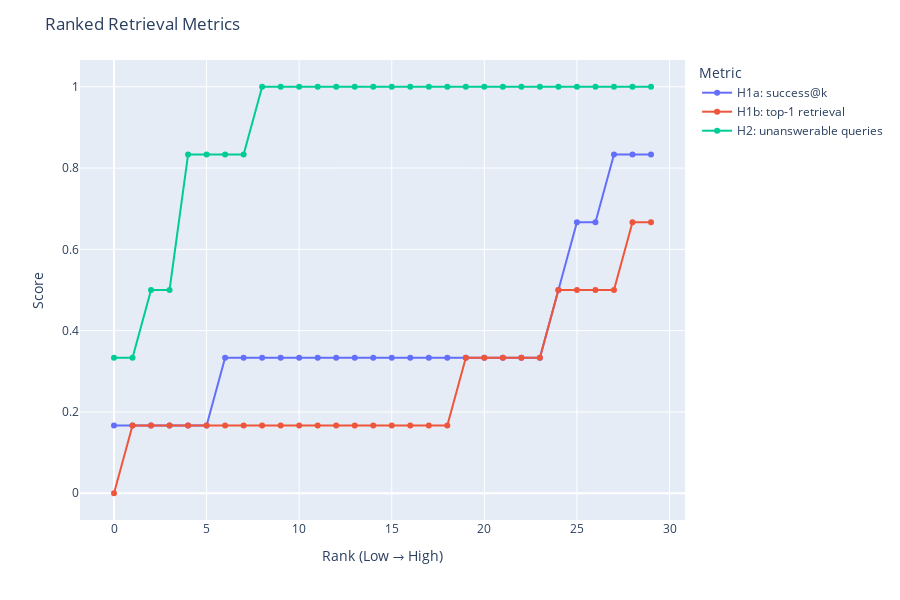

Notebook cell for this chart:
### Markdown cell above
# plotly plots shows general H1a , H2a,H2

### Code cell
import plotly.express as px
import pandas as pd

df = df_results.copy()

# -----------------------------------------
# Rename metrics before melting (cleanest)
# -----------------------------------------
rename_map = {
    "H1a": "H1a: success@k",
    "H1b": "H1b: top-1 retrieval",
    "H2": "H2: unanswerable queries"
}

df = df.rename(columns=rename_map)

df_long = df.melt(
    id_vars=["K_BM25", "boost_weight", "K_SEMANTIC", "RRF_K", 
             "TOP_AFTER_RRF", "score_threshold", "TOP_FINAL"],
    value_vars=list(rename_map.values()),
    var_name="Metric",
    value_name="Score"
)

# -------------------------
# Rank within each metric
# -------------------------
df_long["Rank"] = df_long.groupby("Metric")["Score"].rank(method="first") - 1
df_long = df_long.sort_values(["Metric", "Rank"])

# -------------------------
# Build hover text
# -------------------------
df_long["hover_text"] = (
    "Metric: " + df_long["Metric"].astype(str) +
    "<br>Score: " + df_long["Score"].round(3).astype(str) +
    "<br><br><b>Config:</b>" +
    "<br>K_BM25: " + df_long["K_BM25"].astype(str) +
    "<br>boost_weight: " + df_long["boost_weight"].astype(str) +
    "<br>K_SEMANTIC: " + df_long["K_SEMANTIC"].astype(str) +
    "<br>RRF_K: " + df_long["RRF_K"].astype(str) +
    "<br>TOP_AFTER_RRF: " + df_long["TOP_AFTER_RRF"].astype(str) +
    "<br>score_threshold: " + df_long["score_threshold"].astype(str) +
    "<br>TOP_FINAL: " + df_long["TOP_FINAL"].astype(str)
)

fig = px.line(
    df_long,
    x="Rank",
    y="Score",
    color="Metric",
    markers=True,
    hover_name="Metric",
    hover_data={"hover_text": True, "Score": False},
)

# Attach hover text
fig.update_traces(hovertemplate="%{customdata[0]}")
fig.for_each_trace(
    lambda t: t.update(
        customdata=df_long[df_long["Metric"] == t.name][["hover_text"]].to_numpy()
    )
)

fig.update_layout(
    title="Ranked Retrieval Metrics",
    xaxis_title="Rank (Low → High)",
    yaxis_title="Score",
    height=600
)

fig.show()

### Figure 1 — Plotly figure (JSON) as saved in the notebook; plotly's stock layout.template omitted (floating-point values rounded to 4 significant figures)
{"data": [{"customdata": [["Metric: H1a: success@k<br>Score: 0.167<br><br><b>Config:</b><br>K_BM25: 20<br>boost_weight: 3.0<br>K_SEMANTIC: 10<br>RRF_K: 10<br>TOP_AFTER_RRF: 40<br>score_threshold: 2.5<br>TOP_FINAL: 1"], ["Metric: H1a: success@k<br>Score: 0.167<br><br><b>Config:</b><br>K_BM25: 5<br>boost_weight: 3.0<br>K_SEMANTIC: 20<br>RRF_K: 120<br>TOP_AFTER_RRF: 10<br>score_threshold: 3.0<br>TOP_FINAL: 1"], ["Metric: H1a: success@k<br>Score: 0.167<br><br><b>Config:</b><br>K_BM25: 10<br>boost_weight: 0.0<br>K_SEMANTIC: 20<br>RRF_K: 10<br>TOP_AFTER_RRF: 40<br>score_threshold: 3.0<br>TOP_FINAL: 3"], ["Metric: H1a: success@k<br>Score: 0.167<br><br><b>Config:</b><br>K_BM25: 5<br>boost_weight: 1.0<br>K_SEMANTIC: 20<br>RRF_K: 10<br>TOP_AFTER_RRF: 40<br>score_threshold: 2.5<br>TOP_FINAL: 1"], ["Metric: H1a: success@k<br>Score: 0.167<br><br><b>Config:</b><br>K_BM25: 20<br>boost_weight: 3.0<br>K_SEMANTIC: 10<br>RRF_K: 60<br>TOP_AFTER_RRF: 10<br>score_threshold: 2.5<br>TOP_FINAL: 1"], ["Metric: H1a: success@k<br>Score: 0.167<br><br><b>Config:</b><br>K_BM25: 20<br>boost_weight: 1.0<br>K_SEMANTIC: 5<br>RRF_K: 60<br>TOP_AFTER_RRF: 10<br>score_threshold: 2.0<br>TOP_FINAL: 1"], ["Metric: H1a: success@k<br>Score: 0.333<br><br><b>Config:</b><br>K_BM25: 20<br>boost_weight: 1.0<br>K_SEMANTIC: 5<br>RRF_K: 60<br>TOP_AFTER_RRF: 20<br>score_threshold: 3.0<br>TOP_FINAL: 1"], ["Metric: H1a: success@k<br>Score: 0.333<br><br><b>Config:</b><br>K_BM25: 5<br>boost_weight: 5.0<br>K_SEMANTIC: 20<br>RRF_K: 120<br>TOP_AFTER_RRF: 20<br>score_threshold: 2.5<br>TOP_FINAL: 5"], ["Metric: H1a: success@k<br>Score: 0.333<br><br><b>Config:</b><br>K_BM25: 5<br>boost_weight: 3.0<br>K_SEMANTIC: 20<br>RRF_K: 10<br>TOP_AFTER_RRF: 40<br>score_threshold: 2.0<br>TOP_FINAL: 5"], ["Metric: H1a: success@k<br>Score: 0.333<br><br><b>Config:</b><br>K_BM25: 5<br>boost_weight: 5.0<br>K_SEMANTIC: 10<br>RRF_K: 120<br>TOP_AFTER_RRF: 20<br>score_threshold: 2.5<br>TOP_FINAL: 1"], ["Metric: H1a: success@k<br>Score: 0.333<br><br><b>Config:</b><br>K_BM25: 10<br>boost_weight: 0.0<br>K_SEMANTIC: 5<br>RRF_K: 120<br>TOP_AFTER_RRF: 20<br>score_threshold: 2.0<br>TOP_FINAL: 5"], ["Metric: H1a: success@k<br>Score: 0.333<br><br><b>Config:</b><br>K_BM25: 10<br>boost_weight: 0.0<br>K_SEMANTIC: 20<br>RRF_K: 120<br>TOP_AFTER_RRF: 40<br>score_threshold: 0.0<br>TOP_FINAL: 1"], ["Metric: H1a: success@k<br>Score: 0.333<br><br><b>Config:</b><br>K_BM25: 5<br>boost_weight: 5.0<br>K_SEMANTIC: 5<br>RRF_K: 60<br>TOP_AFTER_RRF: 10<br>score_threshold: 0.0<br>TOP_FINAL: 5"], ["Metric: H1a: success@k<br>Score: 0.333<br><br><b>Config:</b><br>K_BM25: 5<br>boost_weight: 3.0<br>K_SEMANTIC: 20<br>RRF_K: 10<br>TOP_AFTER_RRF: 20<br>score_threshold: 2.0<br>TOP_FINAL: 3"], ["Metric: H1a: success@k<br>Score: 0.333<br><br><b>Config:</b><br>K_BM25: 10<br>boost_weight: 3.0<br>K_SEMANTIC: 10<br>RRF_K: 60<br>TOP_AFTER_RRF: 10<br>score_threshold: 1.5<br>TOP_FINAL: 3"], ["Metric: H1a: success@k<br>Score: 0.333<br><br><b>Config:</b><br>K_BM25: 20<br>boost_weight: 3.0<br>K_SEMANTIC: 10<br>RRF_K: 120<br>TOP_AFTER_RRF: 20<br>score_threshold: 2.0<br>TOP_FINAL: 3"], ["Metric: H1a: success@k<br>Score: 0.333<br><br><b>Config:</b><br>K_BM25: 10<br>boost_weight: 1.0<br>K_SEMANTIC: 10<br>RRF_K: 120<br>TOP_AFTER_RRF: 40<br>score_threshold: 2.0<br>TOP_FINAL: 3"], ["Metric: H1a: success@k<br>Score: 0.333<br><br><b>Config:</b><br>K_BM25: 10<br>boost_weight: 1.0<br>K_SEMANTIC: 5<br>RRF_K: 10<br>TOP_AFTER_RRF: 10<br>score_threshold: 2.0<br>TOP_FINAL: 3"], ["Metric: H1a: success@k<br>Score: 0.333<br><br><b>Config:</b><br>K_BM25: 10<br>boost_weight: 1.0<br>K_SEMANTIC: 20<br>RRF_K: 10<br>TOP_AFTER_RRF: 20<br>score_threshold: 3.0<br>TOP_FINAL: 3"], ["Metric: H1a: success@k<br>Score: 0.333<br><br><b>Config:</b><br>K_BM25: 20<br>boost_weight: 5.0<br>K_SEMANTIC: 20<br>RRF_K: 10<br>TOP_AFTER_RRF: 40<br>score_threshold: 2.5<br>TOP_FINAL: 3"], ["Metric: H1a: success@k<br>Score: 0.333<br><br><b>Config:</b><br>K_BM25: 10<br>boost_weight: 1.0<br>K_SEMANTIC: 10<br>RRF_K: 120<br>TOP_AFTER_RRF: 20<br>score_threshold: 2.5<br>TOP_FINAL: 5"], ["Metric: H1a: success@k<br>Score: 0.333<br><br><b>Config:</b><br>K_BM25: 5<br>boost_weight: 3.0<br>K_SEMANTIC: 5<br>RRF_K: 60<br>TOP_AFTER_RRF: 20<br>score_threshold: 2.0<br>TOP_FINAL: 3"], ["Metric: H1a: success@k<br>Score: 0.333<br><br><b>Config:</b><br>K_BM25: 10<br>boost_weight: 1.0<br>K_SEMANTIC: 20<br>RRF_K: 60<br>TOP_AFTER_RRF: 40<br>score_threshold: 2.5<br>TOP_FINAL: 5"], ["Metric: H1a: success@k<br>Score: 0.333<br><br><b>Config:</b><br>K_BM25: 10<br>boost_weight: 0.0<br>K_SEMANTIC: 10<br>RRF_K: 60<br>TOP_AFTER_RRF: 40<br>score_threshold: 3.0<br>TOP_FINAL: 3"], ["Metric: H1a: success@k<br>Score: 0.5<br><br><b>Config:</b><br>K_BM25: 20<br>boost_weight: 3.0<br>K_SEMANTIC: 10<br>RRF_K: 60<br>TOP_AFTER_RRF: 40<br>score_threshold: 0.0<br>TOP_FINAL: 1"], ["Metric: H1a: success@k<br>Score: 0.667<br><br><b>Config:</b><br>K_BM25: 5<br>boost_weight: 1.0<br>K_SEMANTIC: 20<br>RRF_K: 120<br>TOP_AFTER_RRF: 10<br>score_threshold: -3.0<br>TOP_FINAL: 1"], ["Metric: H1a: success@k<br>Score: 0.667<br><br><b>Config:</b><br>K_BM25: 10<br>boost_weight: 5.0<br>K_SEMANTIC: 5<br>RRF_K: 120<br>TOP_AFTER_RRF: 10<br>score_threshold: -1.0<br>TOP_FINAL: 1"], ["Metric: H1a: success@k<br>Score: 0.833<br><br><b>Config:</b><br>K_BM25: 5<br>boost_weight: 1.0<br>K_SEMANTIC: 10<br>RRF_K: 120<br>TOP_AFTER_RRF: 40<br>score_threshold: -3.0<br>TOP_FINAL: 3"], ["Metric: H1a: success@k<br>Score: 0.833<br><br><b>Config:</b><br>K_BM25: 10<br>boost_weight: 5.0<br>K_SEMANTIC: 5<br>RRF_K: 120<br>TOP_AFTER_RRF: 10<br>score_threshold: -3.0<br>TOP_FINAL: 5"], ["Metric: H1a: success@k<br>Score: 0.833<br><br><b>Config:</b><br>K_BM25: 20<br>boost_weight: 0.0<br>K_SEMANTIC: 5<br>RRF_K: 60<br>TOP_AFTER_RRF: 10<br>score_threshold: -3.0<br>TOP_FINAL: 5"]], "hovertemplate": "%{customdata[0]}", "hovertext": ["H1a: success@k", "H1a: success@k", "H1a: success@k", "H1a: success@k", "H1a: success@k", "H1a: success@k", "H1a: success@k", "H1a: success@k", "H1a: success@k", "H1a: success@k", "H1a: success@k", "H1a: success@k", "H1a: success@k", "H1a: success@k", "H1a: success@k", "H1a: success@k", "H1a: success@k", "H1a: success@k", "H1a: success@k", "H1a: success@k", "H1a: success@k", "H1a: success@k", "H1a: success@k", "H1a: success@k", "H1a: success@k", "H1a: success@k", "H1a: success@k", "H1a: success@k", "H1a: success@k", "H1a: success@k"], "legendgroup": "H1a: success@k", "line": {"color": "#636efa", "dash": "solid"}, "marker": {"symbol": "circle"}, "mode": "lines+markers", "name": "H1a: success@k", "orientation": "v", "showlegend": true, "type": "scatter", "x": [0.0, 1.0, 2.0, 3.0, 4.0, 5.0, 6.0, 7.0, 8.0, 9.0, 10.0, 11.0, 12.0, 13.0, 14.0, 15.0, 16.0, 17.0, 18.0, 19.0, 20.0, 21.0, 22.0, 23.0, 24.0, 25.0, 26.0, 27.0, 28.0, 29.0], "xaxis": "x", "y": [0.1667, 0.1667, 0.1667, 0.1667, 0.1667, 0.1667, 0.3333, 0.3333, 0.3333, 0.3333, 0.3333, 0.3333, 0.3333, 0.3333, 0.3333, 0.3333, 0.3333, 0.3333, 0.3333, 0.3333, 0.3333, 0.3333, 0.3333, 0.3333, 0.5, 0.6667, 0.6667, 0.8333, 0.8333, 0.8333], "yaxis": "y"}, {"customdata": [["Metric: H1b: top-1 retrieval<br>Score: 0.0<br><br><b>Config:</b><br>K_BM25: 10<br>boost_weight: 0.0<br>K_SEMANTIC: 20<br>RRF_K: 10<br>TOP_AFTER_RRF: 40<br>score_threshold: 3.0<br>TOP_FINAL: 3"], ["Metric: H1b: top-1 retrieval<br>Score: 0.167<br><br><b>Config:</b><br>K_BM25: 20<br>boost_weight: 3.0<br>K_SEMANTIC: 10<br>RRF_K: 10<br>TOP_AFTER_RRF: 40<br>score_threshold: 2.5<br>TOP_FINAL: 1"], ["Metric: H1b: top-1 retrieval<br>Score: 0.167<br><br><b>Config:</b><br>K_BM25: 5<br>boost_weight: 3.0<br>K_SEMANTIC: 20<br>RRF_K: 10<br>TOP_AFTER_RRF: 40<br>score_threshold: 2.0<br>TOP_FINAL: 5"], ["Metric: H1b: top-1 retrieval<br>Score: 0.167<br><br><b>Config:</b><br>K_BM25: 10<br>boost_weight: 0.0<br>K_SEMANTIC: 5<br>RRF_K: 120<br>TOP_AFTER_RRF: 20<br>score_threshold: 2.0<br>TOP_FINAL: 5"], ["Metric: H1b: top-1 retrieval<br>Score: 0.167<br><br><b>Config:</b><br>K_BM25: 5<br>boost_weight: 3.0<br>K_SEMANTIC: 20<br>RRF_K: 120<br>TOP_AFTER_RRF: 10<br>score_threshold: 3.0<br>TOP_FINAL: 1"], ["Metric: H1b: top-1 retrieval<br>Score: 0.167<br><br><b>Config:</b><br>K_BM25: 5<br>boost_weight: 5.0<br>K_SEMANTIC: 5<br>RRF_K: 60<br>TOP_AFTER_RRF: 10<br>score_threshold: 0.0<br>TOP_FINAL: 5"], ["Metric: H1b: top-1 retrieval<br>Score: 0.167<br><br><b>Config:</b><br>K_BM25: 5<br>boost_weight: 3.0<br>K_SEMANTIC: 20<br>RRF_K: 10<br>TOP_AFTER_RRF: 20<br>score_threshold: 2.0<br>TOP_FINAL: 3"], ["Metric: H1b: top-1 retrieval<br>Score: 0.167<br><br><b>Config:</b><br>K_BM25: 10<br>boost_weight: 3.0<br>K_SEMANTIC: 10<br>RRF_K: 60<br>TOP_AFTER_RRF: 10<br>score_threshold: 1.5<br>TOP_FINAL: 3"], ["Metric: H1b: top-1 retrieval<br>Score: 0.167<br><br><b>Config:</b><br>K_BM25: 20<br>boost_weight: 3.0<br>K_SEMANTIC: 10<br>RRF_K: 120<br>TOP_AFTER_RRF: 20<br>score_threshold: 2.0<br>TOP_FINAL: 3"], ["Metric: H1b: top-1 retrieval<br>Score: 0.167<br><br><b>Config:</b><br>K_BM25: 5<br>boost_weight: 1.0<br>K_SEMANTIC: 20<br>RRF_K: 10<br>TOP_AFTER_RRF: 40<br>score_threshold: 2.5<br>TOP_FINAL: 1"], ["Metric: H1b: top-1 retrieval<br>Score: 0.167<br><br><b>Config:</b><br>K_BM25: 10<br>boost_weight: 1.0<br>K_SEMANTIC: 10<br>RRF_K: 120<br>TOP_AFTER_RRF: 40<br>score_threshold: 2.0<br>TOP_FINAL: 3"], ["Metric: H1b: top-1 retrieval<br>Score: 0.167<br><br><b>Config:</b><br>K_BM25: 20<br>boost_weight: 3.0<br>K_SEMANTIC: 10<br>RRF_K: 60<br>TOP_AFTER_RRF: 10<br>score_threshold: 2.5<br>TOP_FINAL: 1"], ["Metric: H1b: top-1 retrieval<br>Score: 0.167<br><br><b>Config:</b><br>K_BM25: 10<br>boost_weight: 1.0<br>K_SEMANTIC: 5<br>RRF_K: 10<br>TOP_AFTER_RRF: 10<br>score_threshold: 2.0<br>TOP_FINAL: 3"], ["Metric: H1b: top-1 retrieval<br>Score: 0.167<br><br><b>Config:</b><br>K_BM25: 10<br>boost_weight: 1.0<br>K_SEMANTIC: 20<br>RRF_K: 10<br>TOP_AFTER_RRF: 20<br>score_threshold: 3.0<br>TOP_FINAL: 3"], ["Metric: H1b: top-1 retrieval<br>Score: 0.167<br><br><b>Config:</b><br>K_BM25: 10<br>boost_weight: 1.0<br>K_SEMANTIC: 10<br>RRF_K: 120<br>TOP_AFTER_RRF: 20<br>score_threshold: 2.5<br>TOP_FINAL: 5"], ["Metric: H1b: top-1 retrieval<br>Score: 0.167<br><br><b>Config:</b><br>K_BM25: 5<br>boost_weight: 3.0<br>K_SEMANTIC: 5<br>RRF_K: 60<br>TOP_AFTER_RRF: 20<br>score_threshold: 2.0<br>TOP_FINAL: 3"], ["Metric: H1b: top-1 retrieval<br>Score: 0.167<br><br><b>Config:</b><br>K_BM25: 10<br>boost_weight: 1.0<br>K_SEMANTIC: 20<br>RRF_K: 60<br>TOP_AFTER_RRF: 40<br>score_threshold: 2.5<br>TOP_FINAL: 5"], ["Metric: H1b: top-1 retrieval<br>Score: 0.167<br><br><b>Config:</b><br>K_BM25: 20<br>boost_weight: 1.0<br>K_SEMANTIC: 5<br>RRF_K: 60<br>TOP_AFTER_RRF: 10<br>score_threshold: 2.0<br>TOP_FINAL: 1"], ["Metric: H1b: top-1 retrieval<br>Score: 0.167<br><br><b>Config:</b><br>K_BM25: 10<br>boost_weight: 0.0<br>K_SEMANTIC: 10<br>RRF_K: 60<br>TOP_AFTER_RRF: 40<br>score_threshold: 3.0<br>TOP_FINAL: 3"], ["Metric: H1b: top-1 retrieval<br>Score: 0.333<br><br><b>Config:</b><br>K_BM25: 20<br>boost_weight: 1.0<br>K_SEMANTIC: 5<br>RRF_K: 60<br>TOP_AFTER_RRF: 20<br>score_threshold: 3.0<br>TOP_FINAL: 1"], ["Metric: H1b: top-1 retrieval<br>Score: 0.333<br><br><b>Config:</b><br>K_BM25: 5<br>boost_weight: 5.0<br>K_SEMANTIC: 20<br>RRF_K: 120<br>TOP_AFTER_RRF: 20<br>score_threshold: 2.5<br>TOP_FINAL: 5"], ["Metric: H1b: top-1 retrieval<br>Score: 0.333<br><br><b>Config:</b><br>K_BM25: 5<br>boost_weight: 5.0<br>K_SEMANTIC: 10<br>RRF_K: 120<br>TOP_AFTER_RRF: 20<br>score_threshold: 2.5<br>TOP_FINAL: 1"], ["Metric: H1b: top-1 retrieval<br>Score: 0.333<br><br><b>Config:</b><br>K_BM25: 10<br>boost_weight: 0.0<br>K_SEMANTIC: 20<br>RRF_K: 120<br>TOP_AFTER_RRF: 40<br>score_threshold: 0.0<br>TOP_FINAL: 1"], ["Metric: H1b: top-1 retrieval<br>Score: 0.333<br><br><b>Config:</b><br>K_BM25: 20<br>boost_weight: 5.0<br>K_SEMANTIC: 20<br>RRF_K: 10<br>TOP_AFTER_RRF: 40<br>score_threshold: 2.5<br>TOP_FINAL: 3"], ["Metric: H1b: top-1 retrieval<br>Score: 0.5<br><br><b>Config:</b><br>K_BM25: 5<br>boost_weight: 1.0<br>K_SEMANTIC: 10<br>RRF_K: 120<br>TOP_AFTER_RRF: 40<br>score_threshold: -3.0<br>TOP_FINAL: 3"], ["Metric: H1b: top-1 retrieval<br>Score: 0.5<br><br><b>Config:</b><br>K_BM25: 10<br>boost_weight: 5.0<br>K_SEMANTIC: 5<br>RRF_K: 120<br>TOP_AFTER_RRF: 10<br>score_threshold: -3.0<br>TOP_FINAL: 5"], ["Metric: H1b: top-1 retrieval<br>Score: 0.5<br><br><b>Config:</b><br>K_BM25: 20<br>boost_weight: 0.0<br>K_SEMANTIC: 5<br>RRF_K: 60<br>TOP_AFTER_RRF: 10<br>score_threshold: -3.0<br>TOP_FINAL: 5"], ["Metric: H1b: top-1 retrieval<br>Score: 0.5<br><br><b>Config:</b><br>K_BM25: 20<br>boost_weight: 3.0<br>K_SEMANTIC: 10<br>RRF_K: 60<br>TOP_AFTER_RRF: 40<br>score_threshold: 0.0<br>TOP_FINAL: 1"], ["Metric: H1b: top-1 retrieval<br>Score: 0.667<br><br><b>Config:</b><br>K_BM25: 5<br>boost_weight: 1.0<br>K_SEMANTIC: 20<br>RRF_K: 120<br>TOP_AFTER_RRF: 10<br>score_threshold: -3.0<br>TOP_FINAL: 1"], ["Metric: H1b: top-1 retrieval<br>Score: 0.667<br><br><b>Config:</b><br>K_BM25: 10<br>boost_weight: 5.0<br>K_SEMANTIC: 5<br>RRF_K: 120<br>TOP_AFTER_RRF: 10<br>score_threshold: -1.0<br>TOP_FINAL: 1"]], "hovertemplate": "%{customdata[0]}", "hovertext": ["H1b: top-1 retrieval", "H1b: top-1 retrieval", "H1b: top-1 retrieval", "H1b: top-1 retrieval", "H1b: top-1 retrieval", "H1b: top-1 retrieval", "H1b: top-1 retrieval", "H1b: top-1 retrieval", "H1b: top-1 retrieval", "H1b: top-1 retrieval", "H1b: top-1 retrieval", "H1b: top-1 retrieval", "H1b: top-1 retrieval", "H1b: top-1 retrieval", "H1b: top-1 retrieval", "H1b: top-1 retrieval", "H1b: top-1 retrieval", "H1b: top-1 retrieval", "H1b: top-1 retrieval", "H1b: top-1 retrieval", "H1b: top-1 retrieval", "H1b: top-1 retrieval", "H1b: top-1 retrieval", "H1b: top-1 retrieval", "H1b: top-1 retrieval", "H1b: top-1 retrieval", "H1b: top-1 retrieval", "H1b: top-1 retrieval", "H1b: top-1 retrieval", "H1b: top-1 retrieval"], "legendgroup": "H1b: top-1 retrieval", "line": {"color": "#EF553B", "dash": "solid"}, "marker": {"symbol": "circle"}, "mode": "lines+markers", "name": "H1b: top-1 retrieval", "orientation": "v", "showlegend": true, "type": "scatter", "x": [0.0, 1.0, 2.0, 3.0, 4.0, 5.0, 6.0, 7.0, 8.0, 9.0, 10.0, 11.0, 12.0, 13.0, 14.0, 15.0, 16.0, 17.0, 18.0, 19.0, 20.0, 21.0, 22.0, 23.0, 24.0, 25.0, 26.0, 27.0, 28.0, 29.0], "xaxis": "x", "y": [0.0, 0.1667, 0.1667, 0.1667, 0.1667, 0.1667, 0.1667, 0.1667, 0.1667, 0.1667, 0.1667, 0.1667, 0.1667, 0.1667, 0.1667, 0.1667, 0.1667, 0.1667, 0.1667, 0.3333, 0.3333, 0.3333, 0.3333, 0.3333, 0.5, 0.5, 0.5, 0.5, 0.6667, 0.6667], "yaxis": "y"}, {"customdata": [["Metric: H2: unanswerable queries<br>Score: 0.333<br><br><b>Config:</b><br>K_BM25: 5<br>boost_weight: 1.0<br>K_SEMANTIC: 10<br>RRF_K: 120<br>TOP_AFTER_RRF: 40<br>score_threshold: -3.0<br>TOP_FINAL: 3"], ["Metric: H2: unanswerable queries<br>Score: 0.333<br><br><b>Config:</b><br>K_BM25: 5<br>boost_weight: 1.0<br>K_SEMANTIC: 20<br>RRF_K: 120<br>TOP_AFTER_RRF: 10<br>score_threshold: -3.0<br>TOP_FINAL: 1"], ["Metric: H2: unanswerable queries<br>Score: 0.5<br><br><b>Config:</b><br>K_BM25: 10<br>boost_weight: 5.0<br>K_SEMANTIC: 5<br>RRF_K: 120<br>TOP_AFTER_RRF: 10<br>score_threshold: -3.0<br>TOP_FINAL: 5"], ["Metric: H2: unanswerable queries<br>Score: 0.5<br><br><b>Config:</b><br>K_BM25: 20<br>boost_weight: 0.0<br>K_SEMANTIC: 5<br>RRF_K: 60<br>TOP_AFTER_RRF: 10<br>score_threshold: -3.0<br>TOP_FINAL: 5"], ["Metric: H2: unanswerable queries<br>Score: 0.833<br><br><b>Config:</b><br>K_BM25: 10<br>boost_weight: 0.0<br>K_SEMANTIC: 20<br>RRF_K: 120<br>TOP_AFTER_RRF: 40<br>score_threshold: 0.0<br>TOP_FINAL: 1"], ["Metric: H2: unanswerable queries<br>Score: 0.833<br><br><b>Config:</b><br>K_BM25: 5<br>boost_weight: 5.0<br>K_SEMANTIC: 5<br>RRF_K: 60<br>TOP_AFTER_RRF: 10<br>score_threshold: 0.0<br>TOP_FINAL: 5"], ["Metric: H2: unanswerable queries<br>Score: 0.833<br><br><b>Config:</b><br>K_BM25: 10<br>boost_weight: 5.0<br>K_SEMANTIC: 5<br>RRF_K: 120<br>TOP_AFTER_RRF: 10<br>score_threshold: -1.0<br>TOP_FINAL: 1"], ["Metric: H2: unanswerable queries<br>Score: 0.833<br><br><b>Config:</b><br>K_BM25: 20<br>boost_weight: 3.0<br>K_SEMANTIC: 10<br>RRF_K: 60<br>TOP_AFTER_RRF: 40<br>score_threshold: 0.0<br>TOP_FINAL: 1"], ["Metric: H2: unanswerable queries<br>Score: 1.0<br><br><b>Config:</b><br>K_BM25: 20<br>boost_weight: 3.0<br>K_SEMANTIC: 10<br>RRF_K: 10<br>TOP_AFTER_RRF: 40<br>score_threshold: 2.5<br>TOP_FINAL: 1"], ["Metric: H2: unanswerable queries<br>Score: 1.0<br><br><b>Config:</b><br>K_BM25: 20<br>boost_weight: 1.0<br>K_SEMANTIC: 5<br>RRF_K: 60<br>TOP_AFTER_RRF: 20<br>score_threshold: 3.0<br>TOP_FINAL: 1"], ["Metric: H2: unanswerable queries<br>Score: 1.0<br><br><b>Config:</b><br>K_BM25: 5<br>boost_weight: 5.0<br>K_SEMANTIC: 20<br>RRF_K: 120<br>TOP_AFTER_RRF: 20<br>score_threshold: 2.5<br>TOP_FINAL: 5"], ["Metric: H2: unanswerable queries<br>Score: 1.0<br><br><b>Config:</b><br>K_BM25: 5<br>boost_weight: 3.0<br>K_SEMANTIC: 20<br>RRF_K: 10<br>TOP_AFTER_RRF: 40<br>score_threshold: 2.0<br>TOP_FINAL: 5"], ["Metric: H2: unanswerable queries<br>Score: 1.0<br><br><b>Config:</b><br>K_BM25: 5<br>boost_weight: 5.0<br>K_SEMANTIC: 10<br>RRF_K: 120<br>TOP_AFTER_RRF: 20<br>score_threshold: 2.5<br>TOP_FINAL: 1"], ["Metric: H2: unanswerable queries<br>Score: 1.0<br><br><b>Config:</b><br>K_BM25: 10<br>boost_weight: 0.0<br>K_SEMANTIC: 5<br>RRF_K: 120<br>TOP_AFTER_RRF: 20<br>score_threshold: 2.0<br>TOP_FINAL: 5"], ["Metric: H2: unanswerable queries<br>Score: 1.0<br><br><b>Config:</b><br>K_BM25: 5<br>boost_weight: 3.0<br>K_SEMANTIC: 20<br>RRF_K: 120<br>TOP_AFTER_RRF: 10<br>score_threshold: 3.0<br>TOP_FINAL: 1"], ["Metric: H2: unanswerable queries<br>Score: 1.0<br><br><b>Config:</b><br>K_BM25: 5<br>boost_weight: 3.0<br>K_SEMANTIC: 20<br>RRF_K: 10<br>TOP_AFTER_RRF: 20<br>score_threshold: 2.0<br>TOP_FINAL: 3"], ["Metric: H2: unanswerable queries<br>Score: 1.0<br><br><b>Config:</b><br>K_BM25: 10<br>boost_weight: 0.0<br>K_SEMANTIC: 20<br>RRF_K: 10<br>TOP_AFTER_RRF: 40<br>score_threshold: 3.0<br>TOP_FINAL: 3"], ["Metric: H2: unanswerable queries<br>Score: 1.0<br><br><b>Config:</b><br>K_BM25: 10<br>boost_weight: 3.0<br>K_SEMANTIC: 10<br>RRF_K: 60<br>TOP_AFTER_RRF: 10<br>score_threshold: 1.5<br>TOP_FINAL: 3"], ["Metric: H2: unanswerable queries<br>Score: 1.0<br><br><b>Config:</b><br>K_BM25: 20<br>boost_weight: 3.0<br>K_SEMANTIC: 10<br>RRF_K: 120<br>TOP_AFTER_RRF: 20<br>score_threshold: 2.0<br>TOP_FINAL: 3"], ["Metric: H2: unanswerable queries<br>Score: 1.0<br><br><b>Config:</b><br>K_BM25: 5<br>boost_weight: 1.0<br>K_SEMANTIC: 20<br>RRF_K: 10<br>TOP_AFTER_RRF: 40<br>score_threshold: 2.5<br>TOP_FINAL: 1"], ["Metric: H2: unanswerable queries<br>Score: 1.0<br><br><b>Config:</b><br>K_BM25: 10<br>boost_weight: 1.0<br>K_SEMANTIC: 10<br>RRF_K: 120<br>TOP_AFTER_RRF: 40<br>score_threshold: 2.0<br>TOP_FINAL: 3"], ["Metric: H2: unanswerable queries<br>Score: 1.0<br><br><b>Config:</b><br>K_BM25: 20<br>boost_weight: 3.0<br>K_SEMANTIC: 10<br>RRF_K: 60<br>TOP_AFTER_RRF: 10<br>score_threshold: 2.5<br>TOP_FINAL: 1"], ["Metric: H2: unanswerable queries<br>Score: 1.0<br><br><b>Config:</b><br>K_BM25: 10<br>boost_weight: 1.0<br>K_SEMANTIC: 5<br>RRF_K: 10<br>TOP_AFTER_RRF: 10<br>score_threshold: 2.0<br>TOP_FINAL: 3"], ["Metric: H2: unanswerable queries<br>Score: 1.0<br><br><b>Config:</b><br>K_BM25: 10<br>boost_weight: 1.0<br>K_SEMANTIC: 20<br>RRF_K: 10<br>TOP_AFTER_RRF: 20<br>score_threshold: 3.0<br>TOP_FINAL: 3"], ["Metric: H2: unanswerable queries<br>Score: 1.0<br><br><b>Config:</b><br>K_BM25: 20<br>boost_weight: 5.0<br>K_SEMANTIC: 20<br>RRF_K: 10<br>TOP_AFTER_RRF: 40<br>score_threshold: 2.5<br>TOP_FINAL: 3"], ["Metric: H2: unanswerable queries<br>Score: 1.0<br><br><b>Config:</b><br>K_BM25: 10<br>boost_weight: 1.0<br>K_SEMANTIC: 10<br>RRF_K: 120<br>TOP_AFTER_RRF: 20<br>score_threshold: 2.5<br>TOP_FINAL: 5"], ["Metric: H2: unanswerable queries<br>Score: 1.0<br><br><b>Config:</b><br>K_BM25: 5<br>boost_weight: 3.0<br>K_SEMANTIC: 5<br>RRF_K: 60<br>TOP_AFTER_RRF: 20<br>score_threshold: 2.0<br>TOP_FINAL: 3"], ["Metric: H2: unanswerable queries<br>Score: 1.0<br><br><b>Config:</b><br>K_BM25: 10<br>boost_weight: 1.0<br>K_SEMANTIC: 20<br>RRF_K: 60<br>TOP_AFTER_RRF: 40<br>score_threshold: 2.5<br>TOP_FINAL: 5"], ["Metric: H2: unanswerable queries<br>Score: 1.0<br><br><b>Config:</b><br>K_BM25: 20<br>boost_weight: 1.0<br>K_SEMANTIC: 5<br>RRF_K: 60<br>TOP_AFTER_RRF: 10<br>score_threshold: 2.0<br>TOP_FINAL: 1"], ["Metric: H2: unanswerable queries<br>Score: 1.0<br><br><b>Config:</b><br>K_BM25: 10<br>boost_weight: 0.0<br>K_SEMANTIC: 10<br>RRF_K: 60<br>TOP_AFTER_RRF: 40<br>score_threshold: 3.0<br>TOP_FINAL: 3"]], "hovertemplate": "%{customdata[0]}", "hovertext": ["H2: unanswerable queries", "H2: unanswerable queries", "H2: unanswerable queries", "H2: unanswerable queries", "H2: unanswerable queries", "H2: unanswerable queries", "H2: unanswerable queries", "H2: unanswerable queries", "H2: unanswerable queries", "H2: unanswerable queries", "H2: unanswerable queries", "H2: unanswerable queries", "H2: unanswerable queries", "H2: unanswerable queries", "H2: unanswerable queries", "H2: unanswerable queries", "H2: unanswerable queries", "H2: unanswerable queries", "H2: unanswerable queries", "H2: unanswerable queries", "H2: unanswerable queries", "H2: unanswerable queries", "H2: unanswerable queries", "H2: unanswerable queries", "H2: unanswerable queries", "H2: unanswerable queries", "H2: unanswerable queries", "H2: unanswerable queries", "H2: unanswerable queries", "H2: unanswerable queries"], "legendgroup": "H2: unanswerable queries", "line": {"color": "#00cc96", "dash": "solid"}, "marker": {"symbol": "circle"}, "mode": "lines+markers", "name": "H2: unanswerable queries", "orientation": "v", "showlegend": true, "type": "scatter", "x": [0.0, 1.0, 2.0, 3.0, 4.0, 5.0, 6.0, 7.0, 8.0, 9.0, 10.0, 11.0, 12.0, 13.0, 14.0, 15.0, 16.0, 17.0, 18.0, 19.0, 20.0, 21.0, 22.0, 23.0, 24.0, 25.0, 26.0, 27.0, 28.0, 29.0], "xaxis": "x", "y": [0.3333, 0.3333, 0.5, 0.5, 0.8333, 0.8333, 0.8333, 0.8333, 1.0, 1.0, 1.0, 1.0, 1.0, 1.0, 1.0, 1.0, 1.0, 1.0, 1.0, 1.0, 1.0, 1.0, 1.0, 1.0, 1.0, 1.0, 1.0, 1.0, 1.0, 1.0], "yaxis": "y"}], "layout": {"height": 600, "legend": {"title": {"text": "Metric"}, "tracegroupgap": 0}, "margin": {"t": 60}, "title": {"text": "Ranked Retrieval Metrics"}, "xaxis": {"anchor": "y", "domain": [0, 1], "title": {"text": "Rank (Low → High)"}}, "yaxis": {"anchor": "x", "domain": [0, 1], "title": {"text": "Score"}}}}
